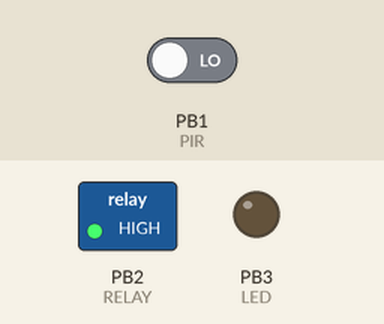
This program was run on a simulated ATtiny13, built with avr-gcc and emulated at 1 MHz. On the bench: switched loads named in the program (green lamp = pin HIGH), output pins drawn as LEDs (lit = HIGH). The test bench sets the inputs (shaded band); at power-on: PB1 (PIR) LOW.

Above: at 1.2 s.
1.3 s: PB1 (PIR) driven HIGH
At 1.9 s:
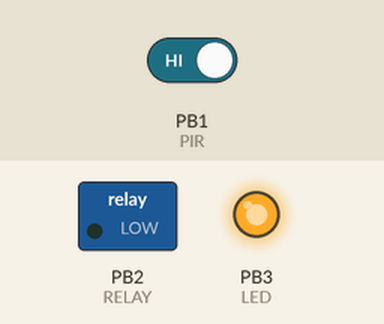
2.8 s: PB1 (PIR) driven LOW
At 4.2 s:
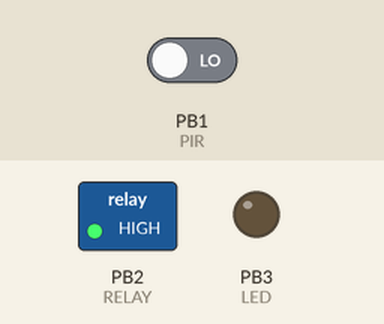
Timing chart, 0 to 5.8 s (numbered marks = the images above; inputs shaded):
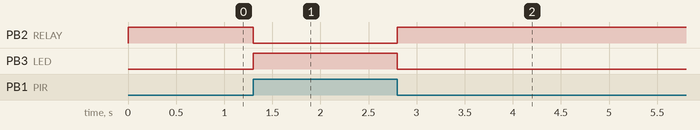

Measured:
- after the input at 1.3 s, PB2 (RELAY): HIGH → LOW at once; PB3 (LED): LOW → HIGH at once
- after the input at 2.8 s, PB2 (RELAY): LOW → HIGH at once; PB3 (LED): HIGH → LOW at once

The program:

main.c
```c
#define F_CPU 1000000L

#define PIR PB1
#define RELAY PB2
#define LED PB3

#include <avr/io.h>
#include <util/delay.h>

void switchPinState(unsigned int state, unsigned int pin) {
	if (state == 1) {
		PORTB |= (1 << pin);
		} else {
		PORTB &= ~(1 << pin);
	}
}

int main(void)
{
	DDRB |= (1 << LED);
	DDRB |= (1 << RELAY);

	while (1)
	{	unsigned int check = PINB & (1 << PIR);
		if (check) {
			switchPinState(1, LED);
			switchPinState(0, RELAY);
			} else if (!check) {
			switchPinState(0, LED);
			switchPinState(1, RELAY);
		}
	}
}
```
